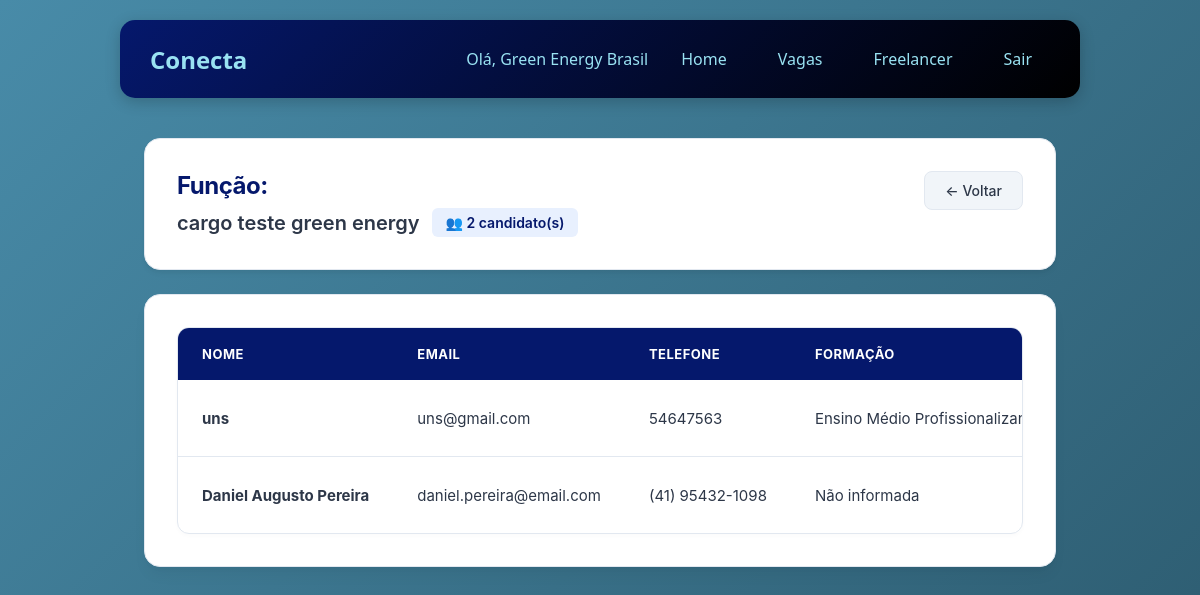
The app's page /vaga/6/candidatos (signed in) with its own data.
### tables this page shows
CREATE TABLE empresas (
        id_empresa INTEGER PRIMARY KEY AUTOINCREMENT, 
        nome TEXT,
        endereco TEXT,
        email TEXT,
        senha TEXT,
        telefone TEXT,
        cnpj TEXT NOT NULL UNIQUE
    );

CREATE TABLE vagas (
        id_vaga INTEGER PRIMARY KEY AUTOINCREMENT,
        titulo TEXT,
        descricao TEXT,
        salario REAL,
        cidade TEXT,
        regime TEXT,
        status TEXT DEFAULT 'ativa',
        data_publicacao TIMESTAMP DEFAULT CURRENT_TIMESTAMP,
        id_empresa INTEGER ,
        FOREIGN KEY (id_empresa) REFERENCES empresas (id_empresa)
    );

CREATE TABLE candidaturas (
        id_candidatura INTEGER PRIMARY KEY AUTOINCREMENT,
        id_funcionario INTEGER,
        id_vaga INTEGER,
        data_candidatura TIMESTAMP DEFAULT CURRENT_TIMESTAMP,
        status TEXT DEFAULT 'pendente',
        FOREIGN KEY (id_funcionario) REFERENCES funcionarios (id_funcionario) ON DELETE CASCADE,
        FOREIGN KEY (id_vaga) REFERENCES vagas (id_vaga) ON DELETE CASCADE,
        UNIQUE(id_funcionario, id_vaga)
    );

CREATE TABLE funcionarios (
        id_funcionario INTEGER PRIMARY KEY AUTOINCREMENT, 
        nome TEXT,
        email TEXT,
        senha TEXT,
        telefone TEXT,
        cpf TEXT NOT NULL UNIQUE    
    );

CREATE TABLE respostas_questionario (
        id_resposta INTEGER PRIMARY KEY AUTOINCREMENT,
        id_funcionario INTEGER,
        cidade TEXT,
        estado TEXT,
        formacao TEXT, 
        curso TEXT,
        instituicao TEXT, 
        ano_conclusao INTEGER,
        ultimo_cargo TEXT,
        ultima_empresa TEXT,
        tempo_experiencia TEXT, 
        data_preenchimento TIMESTAMP DEFAULT CURRENT_TIMESTAMP,
        FOREIGN KEY (id_funcionario) REFERENCES funcionarios (id_funcionario) ON DELETE CASCADE
    );

### routes/candidatar_se.py (the view)
@bp_candidatar_se.route('/vaga/<int:id_vaga>/candidatos')
def ver_candidatos(id_vaga):
    if 'usuario_id' not in session or session.get('tipo') != 'empresa':
        flash("Acesso não autorizado!", "erro")
        return redirect('/')
    vaga = Vaga.buscar(id_vaga)
    if not vaga:
        flash("Vaga não encontrada!", "erro")
        return redirect(url_for('vagas.empresa_vagas'))
    if vaga['id_empresa'] != session['usuario_id']:
        flash("Você não tem permissão para ver os candidatos desta vaga!", "erro")
        return redirect(url_for('vagas.empresa_vagas'))
    total_candidatos = Candidatura.contar_por_vaga(id_vaga)
    candidatos = Candidatura.listar_candidatos_por_vaga(id_vaga)
    return render_template('home/ver_candidatos.html',
                         vaga=vaga,
                         total_candidatos=total_candidatos,
                         candidatos=candidatos)

### CRUDs/candidatura.py (called while the page is built)
    @staticmethod
    def contar_candidatos_por_vaga(id_vaga):
        conn = get_connection()
        try:
            cursor = conn.cursor()
            cursor.execute('''
                SELECT COUNT(*) as total
                FROM candidaturas
                WHERE id_vaga = ?
            ''', (id_vaga,))
            resultado = cursor.fetchone()
            return resultado['total'] if resultado else 0
        finally:
            conn.close()

    def listar_candidatos_por_vaga(id_vaga):
        conn = get_connection()
        try:
            cursor = conn.cursor()
            cursor.execute('''
                SELECT f.id_funcionario, f.nome, f.email, f.telefone,
                    c.id_candidatura, c.data_candidatura, c.status,
                    rq.formacao, rq.ultimo_cargo, rq.tempo_experiencia
                FROM candidaturas c
                JOIN funcionarios f ON c.id_funcionario = f.id_funcionario
                LEFT JOIN respostas_questionario rq ON f.id_funcionario = rq.id_funcionario
                WHERE c.id_vaga = ?
                ORDER BY c.data_candidatura DESC
            ''', (id_vaga,))
            return cursor.fetchall()
        finally:
            conn.close()

### CRUDs/crud_vagas.py (called while the page is built)
    @staticmethod
    def buscar_por_id(id_vaga):
        conn = get_connection()
        try:
            cursor = conn.cursor()
            cursor.execute('''
                SELECT v.*, e.nome as empresa_nome
                FROM vagas v
                JOIN empresas e ON v.id_empresa = e.id_empresa
                WHERE v.id_vaga = ?
            ''', (id_vaga,))
            return cursor.fetchone()
        finally:
            conn.close()

    @staticmethod
    def buscar_competencias_vaga(id_vaga):
        conn = get_connection()
        try:
            cursor = conn.cursor()
            cursor.execute('''
                SELECT c.id_competencia, c.nome
                FROM vaga_competencias vc
                JOIN competencias c ON vc.id_competencia = c.id_competencia
                WHERE vc.id_vaga = ?
            ''', (id_vaga,))
            return cursor.fetchall()
        finally:
            conn.close()

### database/connect.py (called while the page is built)
def get_connection():
    conn = sqlite3.connect(Config.DB_PATH)
    conn.execute("PRAGMA foreign_keys = ON;")
    conn.row_factory = sqlite3.Row
    return conn

### models/model_vagas.py (called while the page is built)
    @staticmethod
    def contar_por_vaga(id_vaga):
        return CandidaturaCRUD.contar_candidatos_por_vaga(id_vaga)

### templates/home/ver_candidatos.html (shortened to what this page needs)
{% extends "menu.html" %}
{% block content %}
<div class="container-candidatos">
    <div class="header-candidatos">
        <div class="lado-esquerdo-header">
            <h1>Função:</h1>
            <div class="info-vaga">
                <span class="titulo-vaga">{{ vaga.titulo }}</span>
                <span class="total">👥 {{ total_candidatos if total_candidatos else 0 }} candidato(s)</span>
            </div>
        </div>
        <div class="lado-direito-header">
            <div class="acoes-header">
                 <a href="#" onclick="window.history.back(); return false;" class="btn-voltar">← Voltar</a>
            </div>
        </div>
    </div>
    <div class="corpo-candidatos">
        {% if candidatos and candidatos|length > 0 %}
            <div class="tabela-candidatos">
                <table>
                    <thead>
                        <tr>
                            <th>Nome</th>
                            <th>Email</th>
                            <th>Telefone</th>
                            <th>Formação</th>
                        </tr>
                    </thead>
                    <tbody>
                        {% for candidato in candidatos %}
                        <tr>
                            <td><strong>{{ candidato.nome }}</strong></td>
                            <td>{{ candidato.email }}</td>
                            <td>{{ candidato.telefone if candidato.telefone else 'Não informado' }}</td>
                            <td>{{ candidato.formacao if candidato.formacao else 'Não informada' }}</td>
                        </tr>
                        {% endfor %}
                    </tbody>
                </table>
            </div>
        {% else %}
            <div class="sem-candidatos">
                <p>😕 Nenhum candidato se inscreveu para esta vaga ainda.</p>
                <p>Compartilhe esta vaga para atrair mais candidatos!</p>
            </div>
        {% endif %}
    </div>
</div>
<link rel="stylesheet" href="{{ url_for('static', filename='css/home/ver_candidatos.css') }}">
{% endblock %}

### templates/menu.html (shortened to what this page needs)
<!DOCTYPE html>
<html lang="pt-br">
<head>
    <link rel="stylesheet" href="{{ url_for('static', filename='css/home/homef.css') }}">
</head>
<body>
    <div class="container">
        <div class="header">
            <div class="logo">Conecta</div>
            <div class="user-info">
                <span>Olá, {{ session.usuario_nome }}</span>
                <a href="/home" class="btn-back">Home</a>
                <a href="/vagas" class="btn-back">Vagas</a>
                <a href="/freelancer" class="btn-back">Freelancer</a>
                <a href="/logout" class="btn-logout">Sair</a>
            </div>
        </div>
        <div class="content">
            {% block content %}
            {% endblock %}
        </div>
    </div>
</body>
</html>

### static/css/home/homef.css (style rules this page uses)
* { margin: 0; padding: 0; box-sizing: border-box; }
body { font-family: 'Segoe UI', Tahoma, Geneva, Verdana, sans-serif; background: linear-gradient(135deg, #488BA8 0%, #2c5a6e 100%); min-height: 100vh; }
.container { max-width: 1000px; margin: 0 auto; padding: 20px; }
.header { background: linear-gradient(135deg, #05186c 0%, #000000 100%); color: #99E2F2; padding: 20px 30px; border-radius: 15px; display: flex; justify-content: space-between; align-items: center; margin-bottom: 25px; box-shadow: 0 4px 15px rgba(0, 0, 0, 0.2); }
.logo { font-size: 24px; font-weight: bold; color: #99E2F2; }
.user-info { display: flex; gap: 15px; align-items: center; margin-left: auto; }
.btn-back, .btn-logout { color: #99E2F2; text-decoration: none; padding: 8px 18px; border-radius: 8px; transition: 0.3s; font-weight: 500; }

### static/css/home/ver_candidatos.css (style rules this page uses)
:root { --primary: #05186c; --primary-hover: #0a28a0; --primary-light: #e8f0fe; --accent: #99E2F2; --text-main: #2d3748; --text-muted: #718096; --bg-body: #f7fafc; --bg-card: #ffffff; --border-color: #e2e8f0; --status-pendente-bg: #fffaf0; --status-pendente-text: #b7791f; --status-aprovado-bg: #f0fff4; --status-aprovado-text: #38a169; --status-rejeitado-bg: #fff5f5; --status-rejeitado-text: #e53e3e; --transition-smooth: all 0.25s cubic-bezier(0.4, 0, 0.2, 1); --shadow-soft: 0 4px 6px -1px rgba(0, 0, 0, 0.05), 0 2px 4px -1px rgba(0, 0, 0, 0.03); --shadow-md: 0 10px 15px -3px rgba(0, 0, 0, 0.05), 0 4px 6px -2px rgba(0, 0, 0, 0.02); }
.container-candidatos { max-width: 1200px; margin: 40px auto; padding: 0 24px; font-family: -apple-system, BlinkMacSystemFont, "Segoe UI", Roboto, Helvetica, Arial, sans-serif; color: var(--text-main); box-sizing: border-box; }
.header-candidatos { background: var(--bg-card); border-radius: 16px; padding: 32px; margin-bottom: 24px; box-shadow: var(--shadow-soft); border: 1px solid var(--border-color); display: flex; justify-content: space-between; align-items: flex-start; gap: 24px; }
.lado-esquerdo-header { display: flex; flex-direction: column; align-items: flex-start; gap: 8px; flex: 1; }
.header-candidatos h1 { color: var(--primary); font-size: 24px; font-weight: 700; letter-spacing: -0.5px; margin: 0; text-align: left; }
.info-vaga { display: flex; flex-direction: row; align-items: center; justify-content: flex-start; gap: 12px; width: 100%; }
.info-vaga .titulo-vaga { font-size: 20px; font-weight: 600; color: var(--text-main); text-align: left; }
.info-vaga .total { font-weight: 600; color: var(--primary); background: var(--primary-light); padding: 6px 14px; border-radius: 6px; white-space: nowrap; font-size: 14px; }
.lado-direito-header { display: flex; align-items: flex-start; }
.acoes-header { display: flex; justify-content: flex-end; width: 100%; }
.btn-voltar { display: inline-flex; align-items: center; padding: 10px 20px; background: #f1f5f9; color: var(--text-main); border-radius: 8px; text-decoration: none; font-weight: 500; font-size: 14px; transition: var(--transition-smooth); border: 1px solid var(--border-color); }
.corpo-candidatos { background: var(--bg-card); border-radius: 16px; padding: 32px; box-shadow: var(--shadow-md); border: 1px solid var(--border-color); }
.tabela-candidatos { overflow-x: auto; border-radius: 12px; border: 1px solid var(--border-color); box-shadow: 0 2px 4px rgba(0, 0, 0, 0.02); }
.tabela-candidatos table { width: 100%; border-collapse: collapse; font-size: 15px; text-align: left; table-layout: auto; }
.tabela-candidatos thead { background: var(--primary); color: #ffffff; }
.tabela-candidatos th { padding: 18px 24px; font-weight: 700; text-transform: uppercase; font-size: 13px; letter-spacing: 0.5px; color: #ffffff; white-space: nowrap; }
.tabela-candidatos td { padding: 20px 24px; border-bottom: 1px solid var(--border-color); vertical-align: middle; color: var(--text-main); white-space: nowrap; }
.tabela-candidatos tbody tr { transition: var(--transition-smooth); }
.tabela-candidatos tbody tr:last-child td { border-bottom: none; }

### records on screen
empresas: usuario_nome "Green Energy Brasil"
vagas: titulo "cargo teste green energy"
candidaturas: nome "uns", email "uns@gmail.com", telefone "54647563", formacao "Ensino Médio…"
candidaturas: nome "Daniel Augusto Pereira", email "daniel.pereira@email.com", telefone "(41) 95432-1098", formacao "Não informada"

### other values on screen
{{ total_candidatos if total_candidatos else 0 }} "2"
